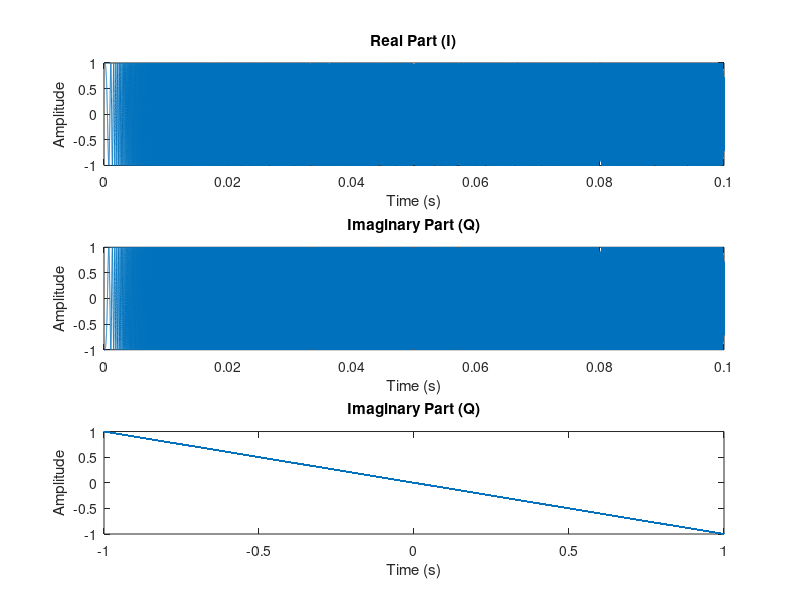

This chart was generated by the following MATLAB code:
% Parameters for the chirp signal
fs = 655350;         % Sampling frequency (0.5 MHz) half of Fs
t = 0:1/fs:0.1;               % Time vector (2 seconds)
f0 = 0;           % Starting frequency (1 MHz)
f1 = 163837.5;           % Ending frequency (3 MHz)

% Generate the chirp signals for I and Q channels
chirp_signal_I = chirp(t, f0, t(end), f1, 'linear');
chirp_signal_Q = chirp(t, f0, t(end), f1, 'linear', -180); % 90-degree phase shift for Q channel

% Combine the signals to form a complex signal
complex_signal = chirp_signal_I + 1i * chirp_signal_Q;

% Plot the real and imaginary parts of the complex signal (optional)
subplot(3,1,1);
plot(t, real(complex_signal));
xlabel('Time (s)');
ylabel('Amplitude');
title('Real Part (I)');

subplot(3,1,2);
plot(t, imag(complex_signal));
xlabel('Time (s)');
ylabel('Amplitude');
title('Imaginary Part (Q)');

subplot(3,1,3);
plot(complex_signal);
xlabel('Time (s)');
ylabel('Amplitude');
title('Imaginary Part (Q)');

% Save the complex signal to a .mat file
save('complex_chirp_signal_131072_samples_NEG180_PHASE.mat', 'fs', 'complex_signal');

